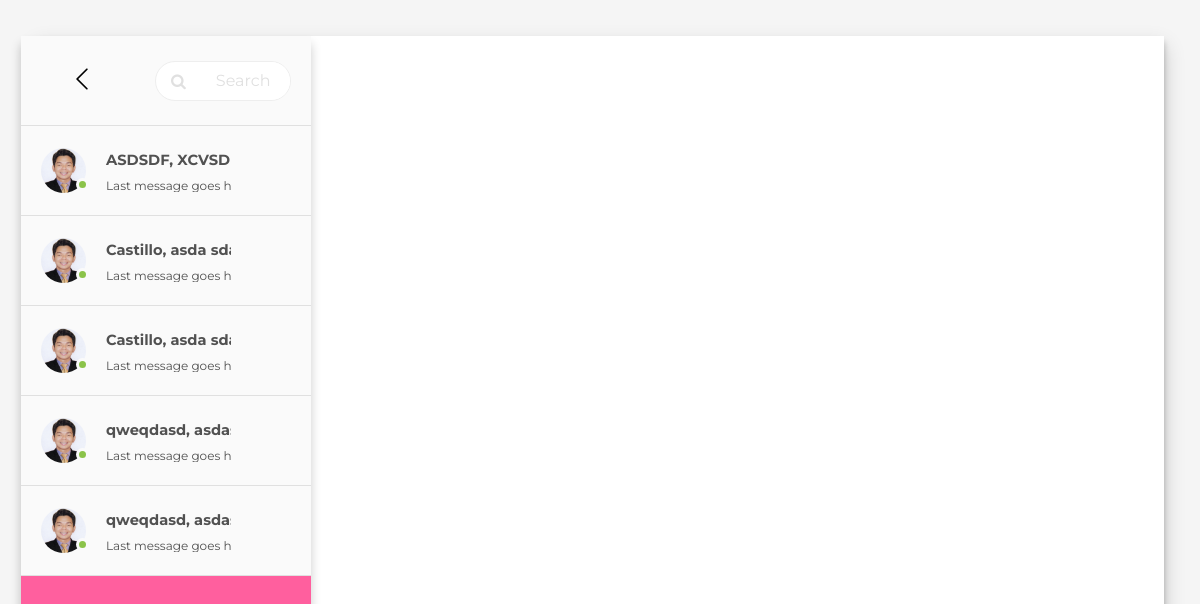
The page /pages/admin/chattingSystem.php (signed in) on the database its author committed.
### tables this page shows
CREATE TABLE `scholar` (
  `scholar_id` int(11) NOT NULL,
  `image` varchar(100) NOT NULL,
  `scholar_status` varchar(255) NOT NULL,
  `scholar_award_status` varchar(100) NOT NULL,
  `status_lastsem` varchar(100) NOT NULL,
  `user` varchar(255) NOT NULL,
  `password` varchar(255) NOT NULL,
  `applicant_id` int(10) NOT NULL,
  `full_name` varchar(255) NOT NULL,
  `last_name` varchar(255) NOT NULL,
  `first_name` varchar(255) NOT NULL,
  `middle_name` varchar(255) NOT NULL,
  `age` int(100) NOT NULL,
  `gender` varchar(100) NOT NULL,
  `voter` varchar(100) NOT NULL,
  `contact_num1` varchar(20) NOT NULL,
  `contact_num2` varchar(20) NOT NULL,
  `full_address` varchar(100) NOT NULL,
  `barangay` varchar(100) NOT NULL,
  `telegram` varchar(100) NOT NULL,
  `atm_number` varchar(255) NOT NULL,
  `facebook` varchar(100) NOT NULL,
  `email` varchar(100) NOT NULL,
  `course` varchar(100) NOT NULL,
  `years_course` int(100) NOT NULL,
  `current_yr` varchar(100) NOT NULL,
  `degree_or_non` varchar(100) NOT NULL,
  `school_name` varchar(100) NOT NULL,
  `school_address` varchar(100) NOT NULL,
  `renew_1stYr_1stSem` varchar(100) DEFAULT NULL,
  `renew_1stYr_2ndSem` varchar(100) DEFAULT NULL,
  `renew_2ndYr_1stSem` varchar(100) DEFAULT NULL,
  `renew_2ndYr_2ndSem` varchar(100) DEFAULT NULL,
  `renew_3rdYr_1stSem` varchar(100) DEFAULT NULL,
  `renew_3rdYr_2ndSem` varchar(100) DEFAULT NULL,
  `renew_4thYr_1stSem` varchar(100) DEFAULT NULL,
  `renew_4thYr_2ndSem` varchar(100) DEFAULT NULL,
  `renew_5thYr_1stSem` varchar(100) DEFAULT NULL,
  `renew_5thYr_2ndSem` varchar(100) DEFAULT NULL,
  `renew_6thYr_1stSem` varchar(100) DEFAULT NULL,
  `renew_6thYr_2ndSem` varchar(100) DEFAULT NULL,
  `c_service1st` int(100) DEFAULT NULL,
  `c_service2nd` int(100) DEFAULT NULL,
  `approve_date` date NOT NULL DEFAULT current_timestamp()
);

### pages/admin/chattingSystem.php (the view, shortened to what this page needs)
<!DOCTYPE html>
<html lang="en" >
<head>
<link href="https://cdn.jsdelivr.net/npm/bootstrap@5.3.0/dist/css/bootstrap.min.css" rel="stylesheet">
<link rel="stylesheet" href="https://cdn.jsdelivr.net/npm/bootstrap-icons@1.10.5/font/bootstrap-icons.css">
<link rel='stylesheet' href='https://cdnjs.cloudflare.com/ajax/libs/font-awesome/4.7.0/css/font-awesome.min.css'>
<link rel='stylesheet' href='https://cdnjs.cloudflare.com/ajax/libs/twitter-bootstrap/4.0.0-alpha.6/css/bootstrap.min.css'>
</head>
<body>
<body>
  <div class="container">
    <div class="row">
      <section class="discussions">
        <div class="discussion search">
        <div class='textAlign'>
          <p style="text-transform: capitalize;" class='bold mt-3'><a href='adminHome.php' class='mouse bi bi-chevron-left text-black float-start ms-5'></a></p>
        </div>
          <div class="searchbar">
            <i class="fa fa-search" aria-hidden="true"></i>
            <input type="text" placeholder="Search..."></input>
          </div>
        </div>
        <?php
            include '../include/selectDb.php';
            $query = "SELECT scholar_id, full_name FROM scholar";
            $result = mysqli_query($conn, $query);
            while ($scholar = mysqli_fetch_assoc($result)) {
              echo '<div class="discussion" data-scholar-id="' . $scholar['scholar_id'] . '">';
              echo '<div class="photo" style="background-image: url(\'/assets/image/1x1.jpg\');">';
              echo '<div class="online"></div>';
              echo '</div>';
              echo '<div class="desc-contact">';
              echo '<p class="name font-weight-bold">' . $scholar['full_name'] . '</p>';
              echo '<p class="message">Last message goes here</p>';
              echo '</div>';
              echo '</div>';
          }
            ?>
      </section>
    </div>
  </div>
</body>
</body>
</html>

### pages/admin/chattingSystem.php (style rules this page uses)
* { box-sizing: border-box; margin: 0; padding: 0; font-family: "Poppins", sans-serif; }
body { padding: 3%; background-color: #F5F5F5; }
.container { padding: 0; background-color: #FFF; box-shadow: 0 10px 20px rgba(0,0,0,0.19), 0 6px 6px rgba(0,0,0,0.23); height: 850px; width: 100%; }
.textAlign { display: flex; font-size: 26px; margin-bottom: 5px; }
.discussions { width: 25%; height: 850px; box-shadow: 0px 8px 10px rgba(0,0,0,0.20); overflow: hidden; background-color: #FF5F9E; display: inline-block; padding: 0; }
.discussions .discussion { width: 100%; height: 90px; background-color: #FAFAFA; border-bottom: solid 1px #E0E0E0; display:flex; align-items: center; cursor: pointer; }
.discussions .search { display:flex; align-items: center; justify-content: center; color: #E0E0E0; }
.discussions .search .searchbar { height: 40px; background-color: #FFF; width: 80%; padding-left: 15px; border-radius: 50px; margin-right: 20px; border: 1px solid #EEEEEE; display:flex; align-items: center; cursor: pointer; }
.discussions .search .searchbar input { margin-left: 10px; border-radius: 50px; height:38px; padding: 0 20px; width: 100%; display:flex; border:none; font-family: 'Montserrat', sans-serif;; }
.discussions .discussion .photo { margin-left:20px; display: block; width: 45px; height: 45px; background: #E6E7ED; -moz-border-radius: 50px; -webkit-border-radius: 50px; background-position: center; background-size: cover; background-repeat: no-repeat; }
.online { position: relative; top: 30px; left: 35px; width: 13px; height: 13px; background-color: #8BC34A; border-radius: 13px; border: 3px solid #FAFAFA; }
.desc-contact { height: 43px; width: 50%; white-space: nowrap; overflow: hidden; text-overflow: ellipsis; }
.discussions .discussion .name { margin: 0 0 0 20px; font-family:'Montserrat', sans-serif; font-size: 11pt; color:#515151; }
.discussions .discussion .message { margin: 6px 0 0 20px; font-family:'Montserrat', sans-serif; font-size: 9pt; color:#515151; }
.mouse { margin-right: 60px; margin-top: 5px; }
.discussions { max-height: 1000px; overflow-y: auto; }

### rows shown on the page
scholar: full_name "ASDSDF, XCV…"
scholar: full_name "Castillo, asda…"
scholar: full_name "Castillo, asda…"
scholar: full_name "qweqdasd, as…"
scholar: full_name "qweqdasd, as…"
